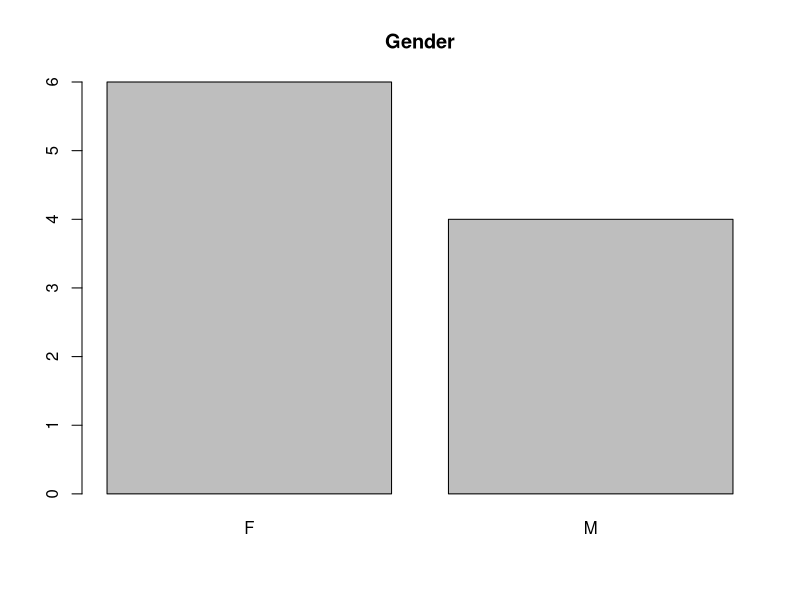
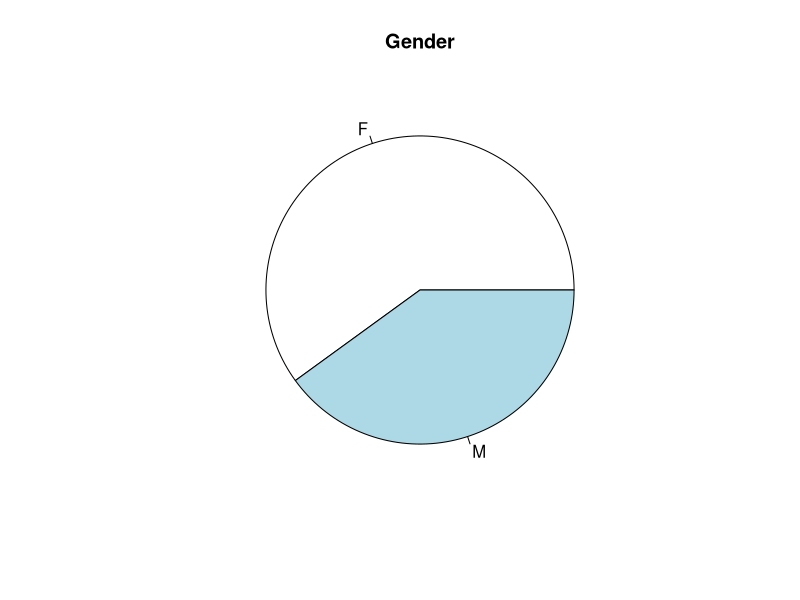
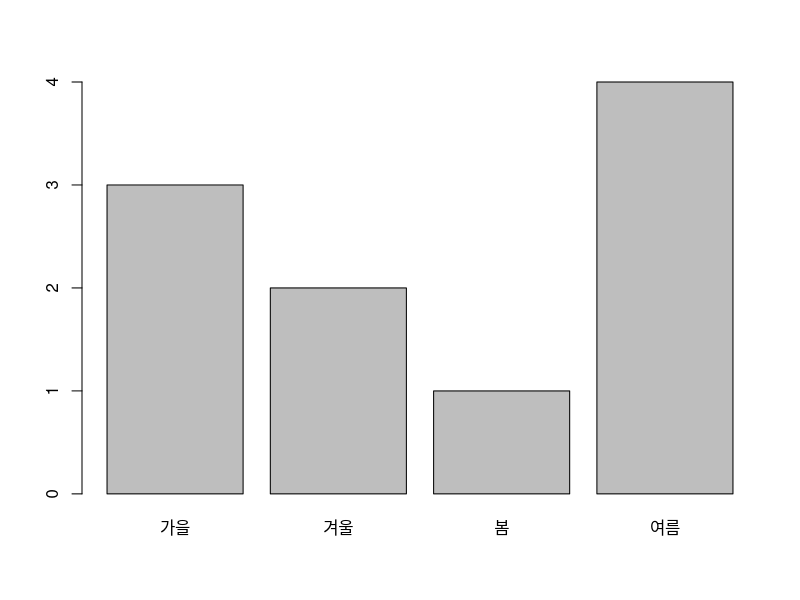
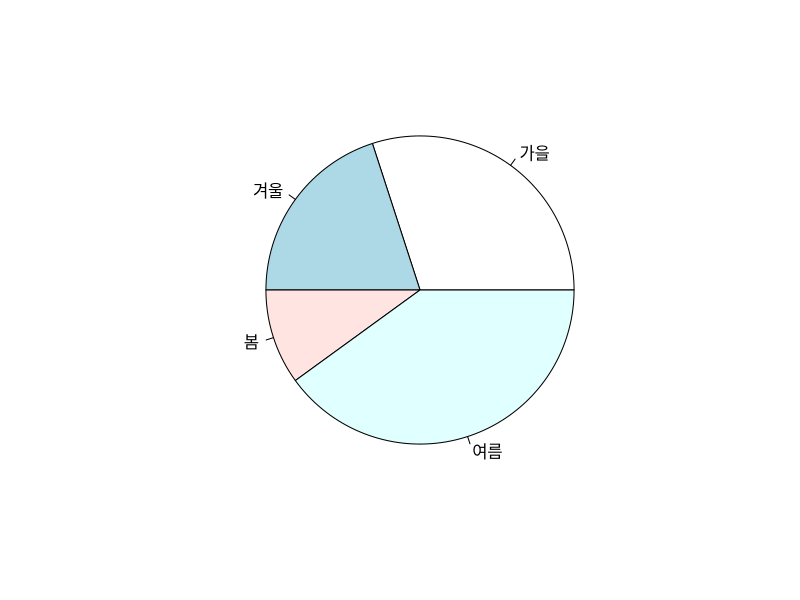
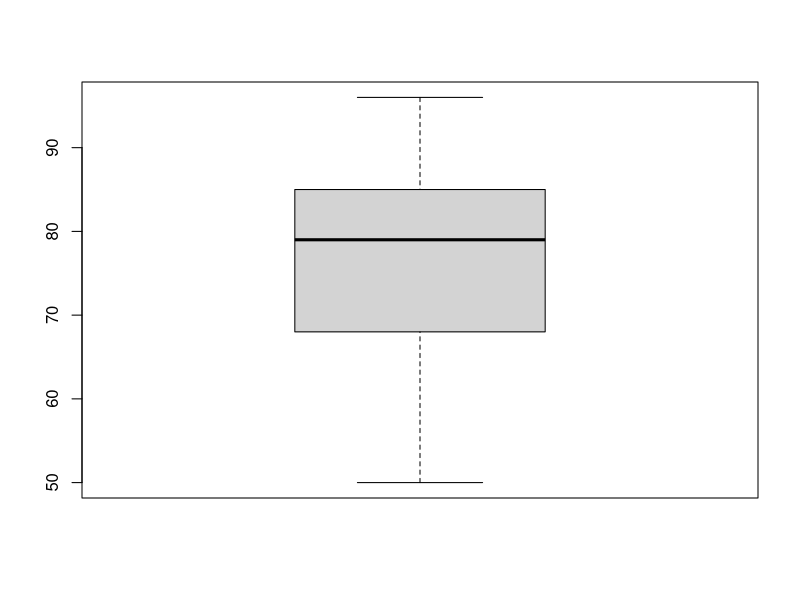
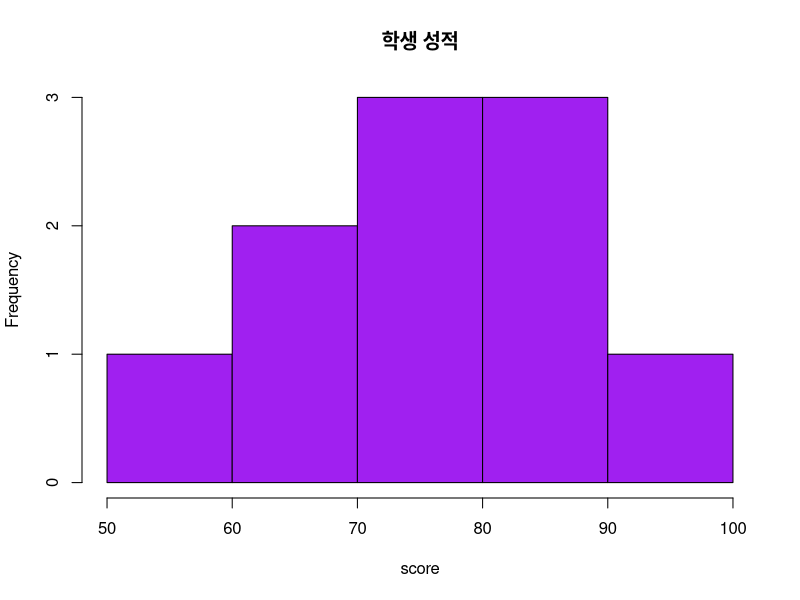
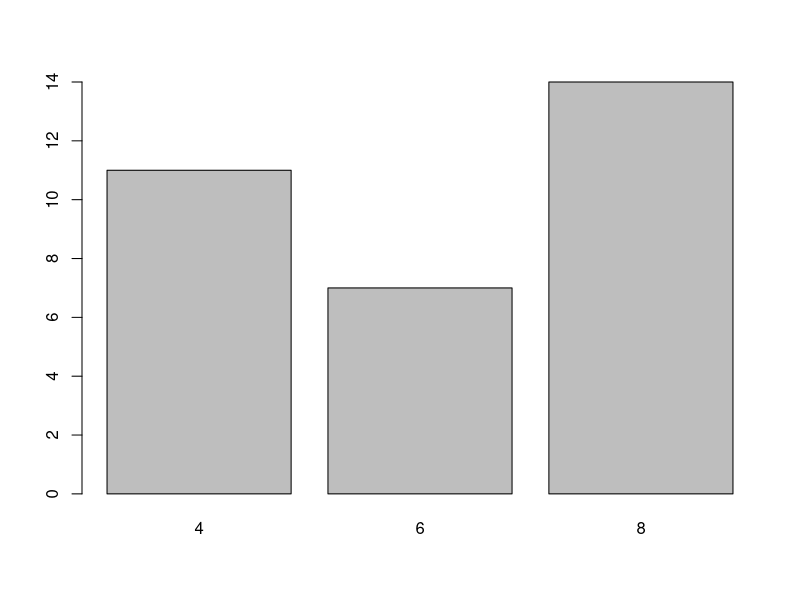
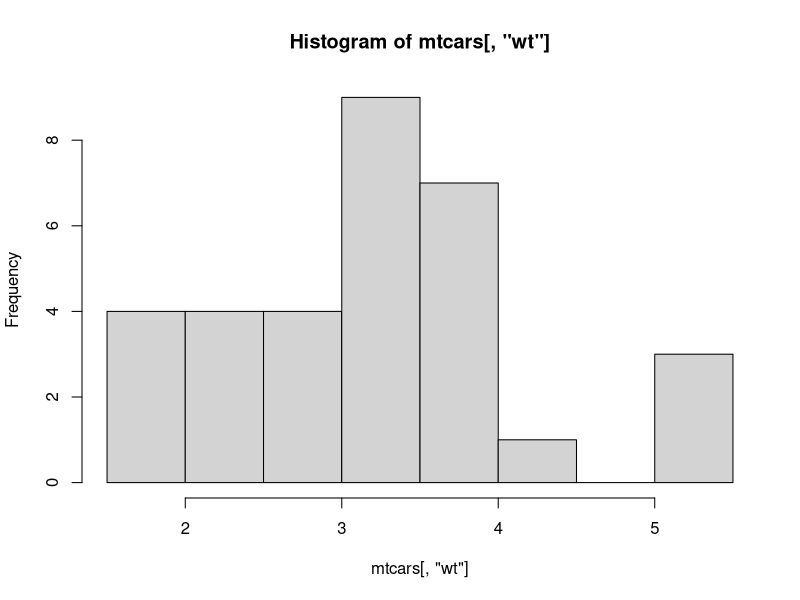

These charts were generated, in order, by the following R code:
# 강영훈 20191202/20191203


#문1) 어떤 학급의 성별이 다음과 같을 때 주어진 문제를 해결하기 위한 R 코드를 작성하시오.
#F F F M M F F F M M


#1. 위의 자료를 gender 벡터에 저장하시오.
gender = c('F', 'F', 'F', 'M', 'M', 'F', 'F', 'F', 'M', 'M')

#2. gender에 있는 값들에 대해 도수분포표를 작성하여 출력하시오.
table(gender)

#3. gender에 있는 값들에 대해 막대그래프를 작성하여 출력하시오.
barplot(table(gender), main = 'Gender')

#4. gender에 있는 값들에 대해 원그래프를 작성하여 출력하시오.
pie(table(gender), main ="Gender")

#문2) 좋아하는 계절에 대한 조사 결과가 다음과 같을 때 주어진 문제를 해결하기 위한 R 코드를 작성하시오.
#여름 겨울 봄 가을 여름 가을 겨울 여름 여름 가을

#1. 위의 자료를 season 벡터에 저장하시오.
season = c('여름', '겨울', '봄', '가을', '여름', '가을', '겨울', '여름', '여름', '가을')

#2. season에 있는 값들에 대해 도수분포표를 작성하여 출력하시오.
table(season)

#3. season에 있는 값들에 대해 막대그래프를 작성하여 출력하시오.
barplot(table(season))

#4. season에 있는 값들에 대해 원그래프를 작성하여 출력하시오.
pie(table(season))

#문3)학생 A의 과목별 성적이 다음과 같을 때 각 문제를 해결하기 위한 R 코드를 작성하시오.

#KOR ENG ATH HIST SOC MUSIC BIO EARTH PHY ART
#90 	85 	73 	80 	 85  65    78  50    68  96

#1. 위 데이터를 score 벡터에 저장하시오(과목명은 데이터 이름으로 저장).
score = c(90,85,73,80,85,65,78,50,68,96)
names(score) = c('KOR', 'ENG', 'ATH', 'HIST', 'SOC', 'MUSIC', 'BIO', 'EARTH', 'PHY', 'ART')

#2. score 벡터의 내용을 출력하시오.
score

#3. 전체 성적의 평균과 중앙값을 각각 구하시오.
mean(score); median(score)

#4. 전체 성적의 표준편차를 출력하시오.
sd(score)

#5. 가장 성적이 높은 과목의 이름을 출력하시오.
names(which.max(score))

#6. 성적에 대한 상자그림을 작성하고, 이상치에 해당하는 과목이 있으면 출력하시오.
boxplot(score)
boxplot.stats(score)$out #이상치 없음

#7. 다음 조건을 만족하는 위 성적에 대한 히스토그램을 작성하시오.
#(그래프 제목: 학생 성적, 막대의 색: 보라색)
str(score)
hist(score, main = '학생 성적',
     col = 'purple')

#문4)R에서 제공하는 mtcars 데이터셋에 대해 다음 문제를 해결하기 위한 R코드를 작성하시오.

#1. 중량(wt)의 평균값, 중앙값, 절사평균값(절사범위: 15%), 표준편차를 각각 구하시오.
mean(mtcars[,"wt"]); median(mtcars[,"wt"]); 
mean(mtcars[,"wt"], trim = 0.15); sd(mtcars[, "wt"])

#2. 중량(wt)에 대해 summary( ) 함수의 적용 결과를 출력하시오.
summary(mtcars[,"wt"])

#3. 실린더수(cyl)에 대해 도수분포표를 출력하시오.
table(mtcars[,"cyl"])

#4. 앞에서 구한 도수분포표를 막대그래프로 출력하시오.
barplot(table(mtcars[,"cyl"]))

#5. 중량(wt)의 히스토그램을 출력하시오.
hist(mtcars[,"wt"])

#6. 중량(wt)에 대해 상자그림을 출력하시오.(단, 상자그림으로부터 관찰할 수 있는정보를 함께 출력하시오.)
boxplot(mtcars[,"wt"])
boxplot.stats(mtcars[,"wt"])

#7. 배기량(disp)에 대한 상자그림을 출력하시오.(단, 상자그림으로부터 관찰할 수 있는 정보를 함께 출력하시오.)
boxplot(mtcars[,"disp"])
boxplot.stats(mtcars[,"disp"])

#8. 기어수(gear)를 그룹 정보로 하여 연비(mpg) 자료에 대해 상자그림을 작성하고, 
#각 그룹의 상자그림을 비교하여 관찰할 수 있는 것이 무엇인지 나타내시오.
boxplot(mpg~gear,
        data = mtcars)

# 3기어 차량은 연비 값의 분포범위가 가장 좁다(표준편차가 적다).
# 4기어 차량은 연비의 중앙값과 최대값이 가장 높다.
# 5기어 차량은 연비 값의 분포범위가 가장 넓다(편차가 크다).
